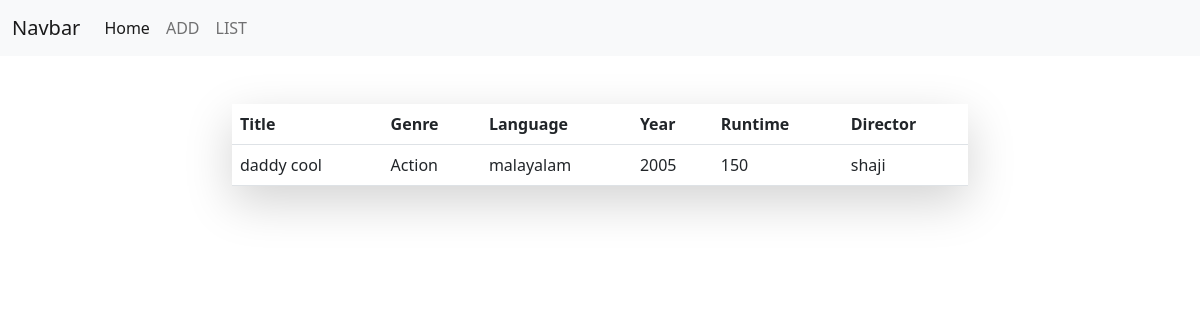
The app's page /movies/7/ with its own data.
### myapp/models.py (models this page shows)
class Movies(models.Model):
    title=models.CharField(max_length=200)
    genre=models.CharField(max_length=200,choices=GenreChoices.choices)
    language=models.CharField(max_length=200)
    year=models.CharField(max_length=200)
    run_time=models.PositiveIntegerField()
    director=models.CharField(max_length=200)

### myapp/views.py (the view)
# urls.py: path("movies/<int:pk>/",views.MovieDetailView.as_view(),name='movie-detail'),
class MovieDetailView(View):
    def get(self,request,*args,**kwargs):
        id=kwargs.get("pk")
        qs=Movies.objects.get(id=id)
        return render(request,'movie_detail.html',{"movie":qs})

### myapp/templates/movie_detail.html
{%extends 'base.html'%}
{%block main_block%}
<div class="container">
  <div class="row">
    <div class="col-2"></div>
    <div class="col-8">
      <table class="table mt-5 shadow-lg borderless table-hover">
        <tr>
          <th>Title</th>
          <th>Genre</th>
          <th>Language</th>
          <th>Year</th>
          <th>Runtime</th>
          <th>Director</th>
        </tr>
        <tr>
          <td>{{movie.title}}</td>
          <td>{{movie.genre}}</td>
          <td>{{movie.language}}</td>
          <td>{{movie.year}}</td>
          <td>{{movie.run_time}}</td>
          <td>{{movie.director}}</td>
        </tr>
      </table>
    </div>
    <div class="col-2"></div>
  </div>
</div>
{%endblock%}

### records on screen
Movies: title "daddy cool", genre "Action", language "malayalam", year "2005", run_time "150", director "shaji"
